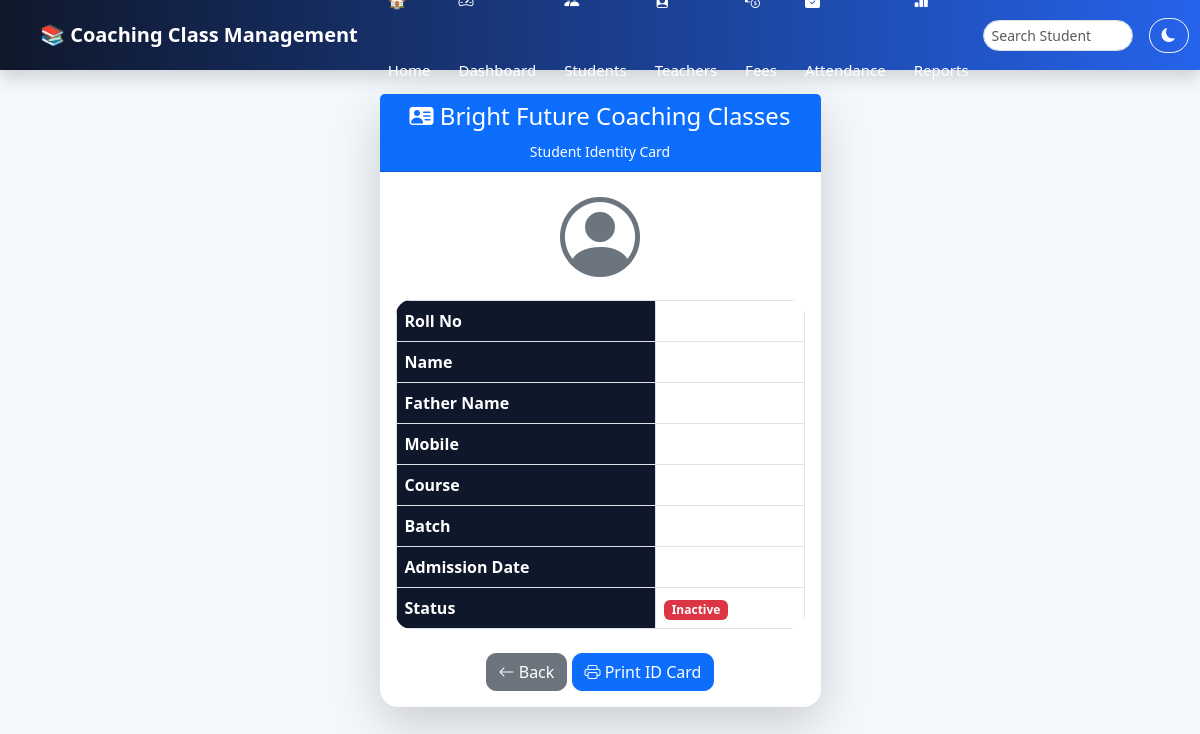
Before: /student_id_card/1 with the older database file.
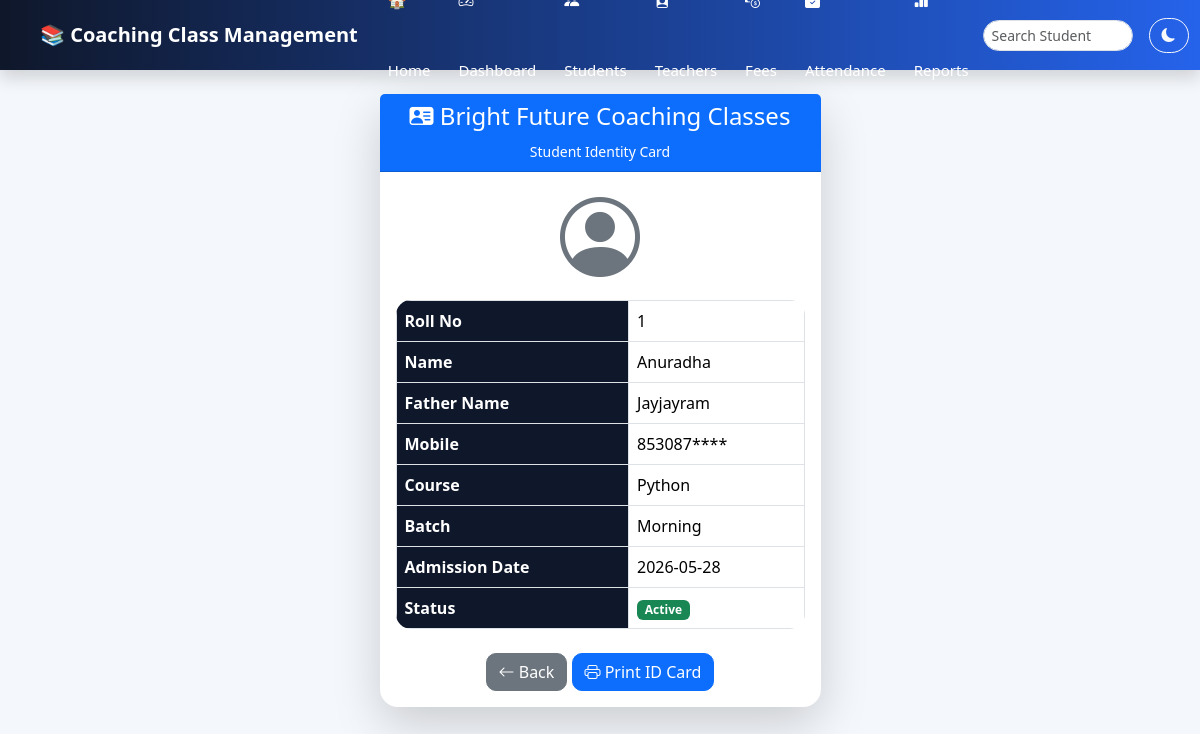
After: the same page with the newer database file.
### tables this page shows
CREATE TABLE students(

        id INTEGER PRIMARY KEY AUTOINCREMENT,
        roll_no TEXT UNIQUE,
        name TEXT,
        father_name TEXT,
        surname TEXT,
        mobile TEXT,
        course TEXT,
        batch TEXT,
        address TEXT,
        admission_date TEXT,
        status TEXT

    );

### app.py (the view)
@app.route("/student_id_card/<int:id>")
def student_id_card(id):
    conn = get_connection()
    student = conn.execute("""
    SELECT *
    FROM students
    WHERE id=?
    """,
    (id,)).fetchone()
    conn.close()
    return render_template(
        "student_id_card.html",
        s=student
    )

### db.py (called while the page is built)
def get_connection():
    conn = sqlite3.connect(DATABASE)
    conn.row_factory = sqlite3.Row
    return conn

### templates/student_id_card.html
{% extends "base.html" %}
{% block content %}
<div class="container mt-4">
    <div class="row justify-content-center">
        <div class="col-md-5">
            <div class="card shadow-lg border-0">
                <div class="card-header bg-primary text-white text-center">
                    <h4>
                        <i class="bi bi-person-vcard-fill"></i>
                        Bright Future Coaching Classes
                    </h4>
                    <small>Student Identity Card</small>
                </div>
                <div class="card-body">
                    <div class="text-center mb-3">
                        <i class="bi bi-person-circle display-1 text-secondary"></i>
                    </div>
                    <table class="table table-bordered">
                        <tr>
                            <th>Roll No</th>
                            <td>{{ s.roll_no }}</td>
                        </tr>
                        <tr>
                            <th>Name</th>
                            <td>{{ s.name }}</td>
                        </tr>
                        <tr>
                            <th>Father Name</th>
                            <td>{{ s.father_name }}</td>
                        </tr>
                        <tr>
                            <th>Mobile</th>
                            <td>{{ s.mobile }}</td>
                        </tr>
                        <tr>
                            <th>Course</th>
                            <td>{{ s.course }}</td>
                        </tr>
                        <tr>
                            <th>Batch</th>
                            <td>{{ s.batch }}</td>
                        </tr>
                        <tr>
                            <th>Admission Date</th>
                            <td>{{ s.admission_date }}</td>
                        </tr>
                        <tr>
                            <th>Status</th>
                            <td>
                                {% if s.status=="Active" %}
                                <span class="badge bg-success">
                                    Active
                                </span>
                                {% else %}
                                <span class="badge bg-danger">
                                    Inactive
                                </span>
                                {% endif %}
                            </td>
                        </tr>
                    </table>
                    <div class="text-center mt-4">
                        <a href="/students"
                           class="btn btn-secondary">
                            <i class="bi bi-arrow-left"></i>
                            Back
                        </a>
                        <button
                            onclick="window.print()"
                            class="btn btn-primary">
                            <i class="bi bi-printer"></i>
                            Print ID Card
                        </button>
                    </div>
                </div>
            </div>
        </div>
    </div>
</div>
{% endblock %}

Changed rows visible on the page:
added students: roll_no "1", name "Anuradha", father_name "Jayjayram", mobile "853087****", course "Python", batch "Morning", admission_date "2026-05-28"
Other visible differences:
text no longer shown: "Inactive"
text now shown: "Active"
